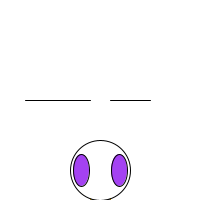
Frame 1 (no input)
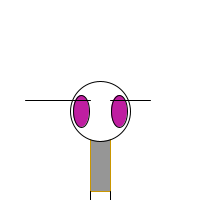
Frame 60 (the mouse pressed at the canvas centre just before this capture)
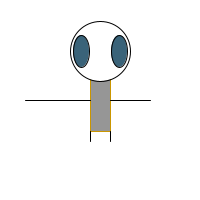
Frame 120 (the mouse held since frame 60 and released just before this capture)

The Processing sketch that drew these frames (run headless with seeded random() and noise(); from frame 60 on, the mouse is pressed at the canvas centre):

// Processing sketch: processing_102098
// ── processing_102098.pde

float zoogX;
float zoogY;

float eyeR;
float eyeG;
float eyeB;


void setup() {
 size(200,200);
 zoogX = width/2;
 zoogY = height + 0;
 smooth();

}

void draw() {
 background(255);
 ellipseMode(CENTER);
 rectMode(CENTER); 
 
 
 //Draw Zoog´s body
 stroke(202, 150, 0);
 fill(150);
 rect(zoogX, zoogY, 20, 100);
 
 // Draw Zoog´s head
 stroke(0);
 fill(255);
 ellipse(zoogX, zoogY - 30, 60, 60);
 //        50     50 - 30 = 20
 
 //Draw Zoog´s eyes
 stroke(0);
 eyeR = random(255);
 eyeG = random(255);
 eyeB = random(255);
 fill(eyeR, eyeG, eyeB);
 ellipse(zoogX - 19 , zoogY - 30, 16, 32);
 ellipse(zoogX + 19, zoogY - 30, 16, 32);
 
 //Draw Zoog´s legs
 stroke(0);
 line(zoogX - 10, zoogY + 50, zoogX - 10 , zoogY + 60);
 line(zoogX + 10, zoogY + 50, zoogX + 10 , zoogY + 60);
 
 
 //Draw Zoog´s hands
 line(90,100, 25,100);
 line(110,100, 150,100);
 
 zoogY = zoogY - 1;
  
}

void mousePressed () {
 println ("llévame con tu líder"); 
}
